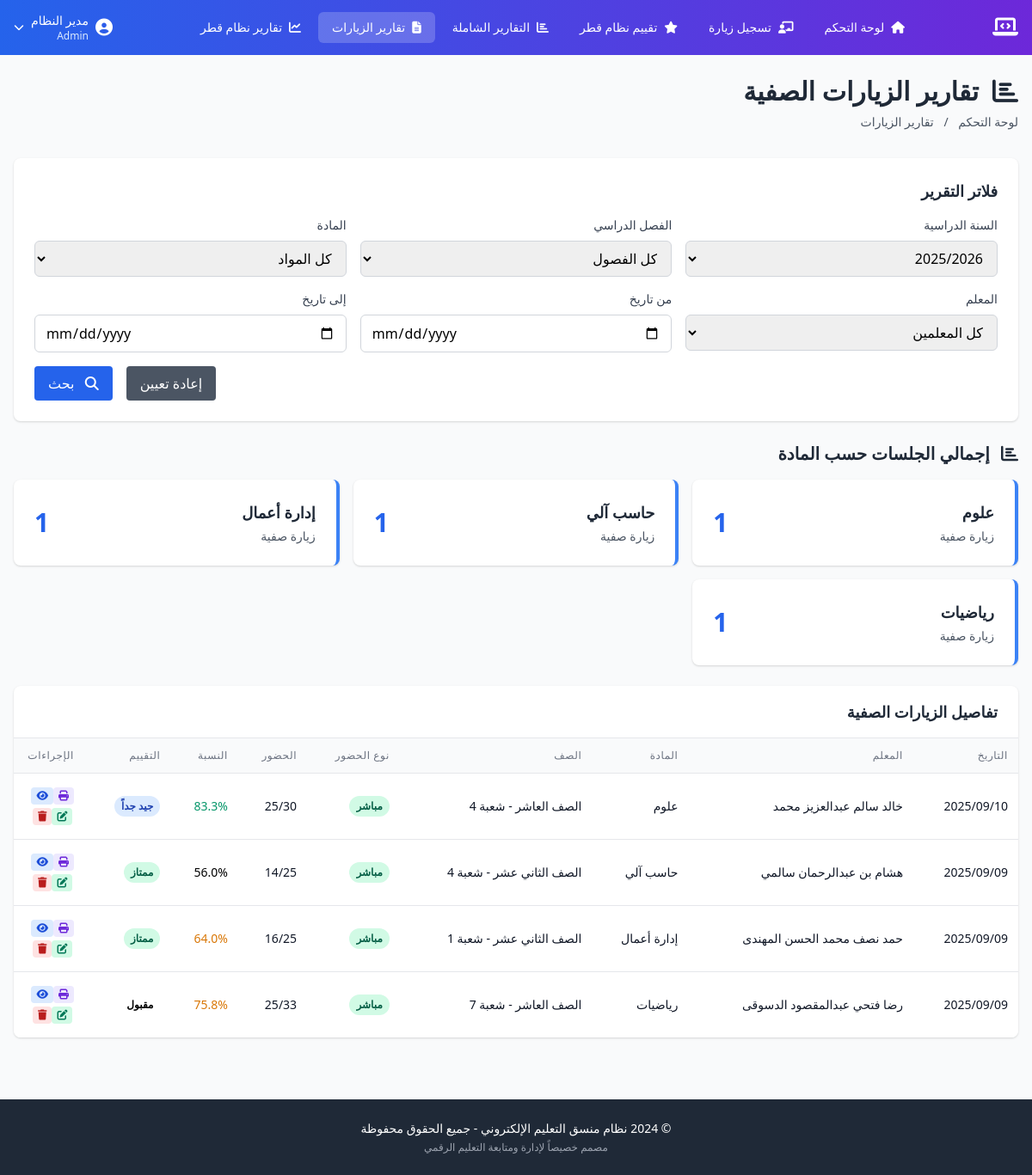
The page /elearning_attendance_reports.php (signed in) on the database its author committed.
### tables this page shows
CREATE TABLE `elearning_attendance` (
  `id` int NOT NULL,
  `academic_year_id` int NOT NULL,
  `school_id` int NOT NULL,
  `subject_id` int NOT NULL,
  `teacher_id` int NOT NULL,
  `grade_id` int NOT NULL,
  `section_id` int NOT NULL,
  `lesson_date` date NOT NULL,
  `lesson_number` int NOT NULL,
  `num_students` int NOT NULL DEFAULT '0',
  `attendance_students` int NOT NULL DEFAULT '0',
  `attendance_type` enum('direct','remote') DEFAULT 'direct',
  `elearning_tools` json DEFAULT NULL,
  `lesson_topic` varchar(255) NOT NULL,
  `attendance_rating` enum('excellent','very_good','good','acceptable','poor') DEFAULT 'poor',
  `coordinator_id` int NOT NULL,
  `notes` text,
  `created_at` timestamp NULL DEFAULT CURRENT_TIMESTAMP,
  `updated_at` timestamp NULL DEFAULT CURRENT_TIMESTAMP ON UPDATE CURRENT_TIMESTAMP
);

CREATE TABLE `teachers` (
  `id` int NOT NULL,
  `name` varchar(255) NOT NULL,
  `personal_id` varchar(20) NOT NULL,
  `email` varchar(255) DEFAULT NULL,
  `job_title` varchar(50) NOT NULL DEFAULT '????????',
  `phone` varchar(20) DEFAULT NULL,
  `school_id` int NOT NULL,
  `created_at` timestamp NULL DEFAULT CURRENT_TIMESTAMP,
  `updated_at` timestamp NULL DEFAULT CURRENT_TIMESTAMP ON UPDATE CURRENT_TIMESTAMP,
  `user_id` int DEFAULT NULL
);

CREATE TABLE `subjects` (
  `id` int NOT NULL,
  `name` varchar(255) NOT NULL,
  `school_id` int DEFAULT NULL,
  `is_school_specific` tinyint(1) NOT NULL DEFAULT '0',
  `is_active` tinyint(1) NOT NULL DEFAULT '1',
  `created_by` int DEFAULT NULL,
  `updated_by` int DEFAULT NULL,
  `created_at` timestamp NULL DEFAULT CURRENT_TIMESTAMP,
  `updated_at` timestamp NULL DEFAULT CURRENT_TIMESTAMP ON UPDATE CURRENT_TIMESTAMP
);

CREATE TABLE `grades` (
  `id` int NOT NULL,
  `name` varchar(255) NOT NULL,
  `level_id` int NOT NULL,
  `created_at` timestamp NULL DEFAULT CURRENT_TIMESTAMP,
  `updated_at` timestamp NULL DEFAULT CURRENT_TIMESTAMP ON UPDATE CURRENT_TIMESTAMP
);

CREATE TABLE `sections` (
  `id` int NOT NULL,
  `name` varchar(255) NOT NULL,
  `grade_id` int NOT NULL,
  `school_id` int NOT NULL,
  `created_at` timestamp NULL DEFAULT CURRENT_TIMESTAMP,
  `updated_at` timestamp NULL DEFAULT CURRENT_TIMESTAMP ON UPDATE CURRENT_TIMESTAMP
);

### elearning_attendance_reports.php (the view, shortened to what the rows shown need)
<?php
require_once 'includes/functions.php';
$current_year = get_active_academic_year();
$current_year_id = $current_year ? $current_year['id'] : 2;
$academic_year_id = $_GET['academic_year_id'] ?? $current_year_id;
$where_conditions = ["ea.academic_year_id = ?"];
$params = [$academic_year_id];
$where_clause = implode(' AND ', $where_conditions);
$attendance_records = query("
    SELECT
        ea.*,
        t.name as teacher_name,
        s.name as subject_name,
        ay.name as academic_year_name,
        g.name as grade_name,
        sec.name as section_name,
        sch.name as school_name,
        (ea.attendance_students * 100.0 / ea.num_students) as attendance_percentage
    FROM elearning_attendance ea
    JOIN teachers t ON ea.teacher_id = t.id
    JOIN subjects s ON ea.subject_id = s.id
    JOIN academic_years ay ON ea.academic_year_id = ay.id
    LEFT JOIN grades g ON ea.grade_id = g.id
    LEFT JOIN sections sec ON ea.section_id = sec.id
    LEFT JOIN schools sch ON ea.school_id = sch.id
    WHERE {$where_clause}
    ORDER BY ea.lesson_date DESC
", $params);
$subject_stats = [];
if (!empty($attendance_records)) {
    foreach ($attendance_records as $record) {
        $subject = $record['subject_name'];
        if (!isset($subject_stats[$subject])) {
            $subject_stats[$subject] = [
                'sessions' => 0,
                'total_students' => 0,
                'attendance_students' => 0,
                'attendance_percentage' => 0
            ];
        }
        $subject_stats[$subject]['sessions']++;
        $subject_stats[$subject]['total_students'] += $record['num_students'];
        $subject_stats[$subject]['attendance_students'] += $record['attendance_students'];
    }
}
?>
<?php include 'includes/elearning_header.php'; ?>
<div class="min-h-screen bg-gray-50 py-6">
    <div class="max-w-7xl mx-auto px-4">
        <div class="mb-8">
            <h1 class="text-3xl font-bold text-gray-800 mb-2">
                <i class="fas fa-chart-bar ml-2"></i>
                تقارير الزيارات الصفية
            </h1>
        </div>
        <div class="bg-white rounded-lg shadow p-6 mb-6">
            <h2 class="text-lg font-bold text-gray-800 mb-4">فلاتر التقرير</h2>
        </div>
        <?php if (!empty($subject_stats)): ?>
        <div class="mb-6">
            <h2 class="text-xl font-bold text-gray-800 mb-4">
                <i class="fas fa-chart-bar ml-2"></i>
                إجمالي الجلسات حسب المادة
            </h2>
        </div>
        <?php endif; ?>
        <div class="bg-white rounded-lg shadow overflow-hidden">
            <div class="px-6 py-4 border-b border-gray-200">
                <h2 class="text-lg font-bold text-gray-800">تفاصيل الزيارات الصفية</h2>
            </div>
            <?php if (empty($attendance_records)): ?>
                <div class="p-6 text-center text-gray-500">
                    <i class="fas fa-inbox text-4xl mb-4"></i>
                    <p>لا توجد سجلات حضور تطابق المعايير المحددة</p>
                </div>
            <?php else: ?>
                <div class="overflow-hidden">
                    <table class="w-full divide-y divide-gray-200">
                        <thead class="bg-gray-50">
                            <tr>
                                <th class="px-3 py-3 text-right text-xs font-medium text-gray-500 uppercase tracking-wider">التاريخ</th>
                                <th class="px-3 py-3 text-right text-xs font-medium text-gray-500 uppercase tracking-wider">المعلم</th>
                                <th class="px-3 py-3 text-right text-xs font-medium text-gray-500 uppercase tracking-wider">المادة</th>
                                <th class="px-3 py-3 text-right text-xs font-medium text-gray-500 uppercase tracking-wider">الصف</th>
                                <th class="px-3 py-3 text-right text-xs font-medium text-gray-500 uppercase tracking-wider">نوع الحضور</th>
                                <th class="px-3 py-3 text-right text-xs font-medium text-gray-500 uppercase tracking-wider">الحضور</th>
                                <th class="px-3 py-3 text-right text-xs font-medium text-gray-500 uppercase tracking-wider">النسبة</th>
                                <th class="px-3 py-3 text-right text-xs font-medium text-gray-500 uppercase tracking-wider">التقييم</th>
                                <th class="px-2 py-3 text-center text-xs font-medium text-gray-500 uppercase tracking-wider">الإجراءات</th>
                            </tr>
                        </thead>
                        <tbody class="bg-white divide-y divide-gray-200">
                            <?php foreach ($attendance_records as $record): ?>
                                <tr class="hover:bg-gray-50">
                                    <td class="px-3 py-4 whitespace-nowrap text-sm text-gray-900">
                                        <?= date('Y/m/d', strtotime($record['lesson_date'])) ?>
                                    </td>
                                    <td class="px-3 py-4 text-sm text-gray-900">
                                        <div class="max-w-xs truncate" title="<?= htmlspecialchars($record['teacher_name']) ?>">
                                            <?= htmlspecialchars($record['teacher_name']) ?>
                                        </div>
                                    </td>
                                    <td class="px-3 py-4 text-sm text-gray-900">
                                        <div class="max-w-xs truncate" title="<?= htmlspecialchars($record['subject_name']) ?>">
                                            <?= htmlspecialchars($record['subject_name']) ?>
                                        </div>
                                    </td>
                                    <td class="px-3 py-4 whitespace-nowrap text-sm text-gray-900">
                                        <?php
                                        $grade_name = $record['grade_name'] ?? 'غير محدد';
                                        $section_name = $record['section_name'] ?? 'غير محدد';
                                        echo htmlspecialchars($grade_name . ' - شعبة ' . $section_name);
                                        ?>
                                    </td>
                                    <td class="px-3 py-4 whitespace-nowrap text-sm">
                                        <?php
                                        $type_colors = [
                                            'direct' => 'bg-green-100 text-green-800',
                                            'remote' => 'bg-blue-100 text-blue-800'
                                        ];
                                        $type_labels = [
                                            'direct' => 'مباشر',
                                            'remote' => 'عن بُعد'
                                        ];
                                        ?>
                                        <span class="inline-flex px-2 py-1 text-xs font-semibold rounded-full <?= $type_colors[$record['attendance_type']] ?? 'bg-gray-100 text-gray-800' ?>">
                                            <?= $type_labels[$record['attendance_type']] ?? $record['attendance_type'] ?>
                                        </span>
                                    </td>
                                    <td class="px-3 py-4 whitespace-nowrap text-sm text-gray-900">
                                        <?= $record['attendance_students'] ?>/<?= $record['num_students'] ?>
                                    </td>
                                    <td class="px-3 py-4 whitespace-nowrap text-sm">
                                        <?php
                                        $percentage = $record['attendance_percentage'];
                                        $color = 'text-red-600';
                                        if ($percentage >= 80) $color = 'text-green-600';
                                        elseif ($percentage >= 60) $color = 'text-yellow-600';
                                        elseif ($percentage >= 40) $color = 'text-orange-600';
                                        ?>
                                        <span class="font-medium <?= $color ?>"><?= number_format($percentage, 1) ?>%</span>
                                    </td>
                                    <td class="px-3 py-4 whitespace-nowrap text-sm">
                                        <?php
                                        $rating_colors = [
                                            'excellent' => 'bg-green-100 text-green-800',
                                            'very_good' => 'bg-blue-100 text-blue-800',
                                            'good' => 'bg-yellow-100 text-yellow-800',
                                            'acceptable' => 'bg-orange-100 text-orange-800',
                                            'poor' => 'bg-red-100 text-red-800'
                                        ];
                                        $rating_labels = [
                                            'excellent' => 'ممتاز',
                                            'very_good' => 'جيد جداً',
                                            'good' => 'جيد',
                                            'acceptable' => 'مقبول',
                                            'poor' => 'ضعيف'
                                        ];
                                        ?>
                                        <span class="inline-flex px-2 py-1 text-xs font-semibold rounded-full <?= $rating_colors[$record['attendance_rating']] ?? 'bg-gray-100 text-gray-800' ?>">
                                            <?= $rating_labels[$record['attendance_rating']] ?? $record['attendance_rating'] ?>
                                        </span>
                                    </td>
                                    <td class="px-2 py-4 text-center text-sm text-gray-500">
                                        <div class="flex flex-col space-y-1">
                                            <div class="flex space-x-1 rtl:space-x-reverse justify-center">
                                                <a href="elearning_print_attendance.php?id=<?= $record['id'] ?>"
                                                   target="_blank"
                                                   class="inline-flex items-center px-1.5 py-1 bg-purple-100 text-purple-700 text-xs font-medium rounded hover:bg-purple-200 transition-colors"
                                                   title="طباعة الزيارة">
                                                    <i class="fas fa-print"></i>
                                                </a>
                                                <a href="elearning_view_attendance.php?id=<?= $record['id'] ?>"
                                                   class="inline-flex items-center px-1.5 py-1 bg-blue-100 text-blue-700 text-xs font-medium rounded hover:bg-blue-200 transition-colors"
                                                   title="عرض التفاصيل">
                                                    <i class="fas fa-eye"></i>
                                                </a>
                                            </div>
                                            <div class="flex space-x-1 rtl:space-x-reverse justify-center">
                                                <a href="elearning_edit_attendance.php?id=<?= $record['id'] ?>"
                                                   class="inline-flex items-center px-1.5 py-1 bg-green-100 text-green-700 text-xs font-medium rounded hover:bg-green-200 transition-colors"
                                                   title="تعديل">
                                                    <i class="fas fa-edit"></i>
                                                </a>
                                                <button onclick="confirmDelete(<?= $record['id'] ?>, '<?= htmlspecialchars($record['teacher_name']) ?>', '<?= htmlspecialchars($record['subject_name']) ?>', '<?= date('Y/m/d', strtotime($record['lesson_date'])) ?>')"
                                                        class="inline-flex items-center px-1.5 py-1 bg-red-100 text-red-700 text-xs font-medium rounded hover:bg-red-200 transition-colors"
                                                        title="حذف">
                                                    <i class="fas fa-trash"></i>
                                                </button>
                                            </div>
                                        </div>
                                    </td>
                                </tr>
                            <?php endforeach; ?>
                        </tbody>
                    </table>
                </div>
            <?php endif; ?>
        </div>
    </div>
    </div>
<?php include 'includes/elearning_footer.php'; ?>

### rows shown on the page
elearning_attendance: lesson_date "2025/09/10", teacher.name "خالد سالم عبدالعزيز محمد", subject.name "علوم", grade.name "الصف العاشر - شعبة 4", attendance_type "مباشر", attendance_students "25", num_students "30", percentage "83.3", attendance_rating "جيد جداً"
elearning_attendance: lesson_date "2025/09/09", teacher.name "هشام بن عبدالرحمان سالمي", subject.name "حاسب آلي", grade.name "الصف الثاني عشر - شعبة 4", attendance_type "مباشر", attendance_students "14", num_students "25", percentage "56.0", attendance_rating "ممتاز"
elearning_attendance: lesson_date "2025/09/09", teacher.name "حمد نصف محمد الحسن المهندى", subject.name "إدارة أعمال", grade.name "الصف الثاني عشر - شعبة 1", attendance_type "مباشر", attendance_students "16", num_students "25", percentage "64.0", attendance_rating "ممتاز"
elearning_attendance: lesson_date "2025/09/09", teacher.name "رضا فتحي عبدالمقصود الدسوقى", subject.name "رياضيات", grade.name "الصف العاشر - شعبة 7", attendance_type "مباشر", attendance_students "25", num_students "33", percentage "75.8", attendance_rating "مقبول"

### other values the page prints
$_SESSION['full_name'] "مدير النظام"
$_SESSION['role_name'] "Admin"
$subject "علوم"
$stats['sessions'] "1"
$subject "حاسب آلي"
$subject "إدارة أعمال"
$subject "رياضيات"
form field academic_year_id "2025/2026"
